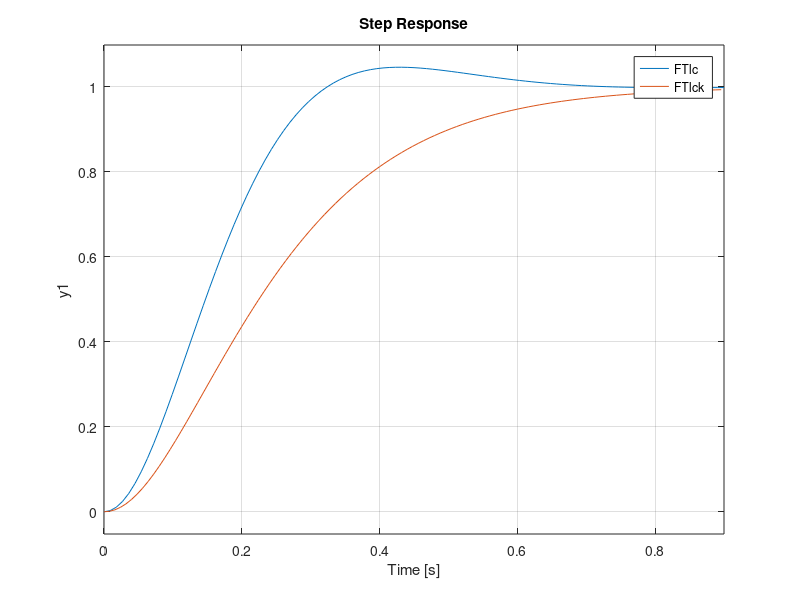

This figure's MATLAB source:
pkg load control
clc; close all; clear all;

s = tf('s');
G = (66*s+3432)/(s^3+47*s^2+584*s+988)
PI = (s+2)/s
FTla = minreal(G*PI)
s1 = -8
invk = (66*s1+3432)/(s1*(s1+26)*(s1+19))
k = 1/abs(invk)
FTlc = feedback(FTla, 1)
FTlck = feedback(FTla*k, 1)
step(FTlc, FTlck)
%figure 
%hold on
%for k = 0:1:100
%  FTlc = feedback(k*G)
%  pzmap(FTlc)
%end
